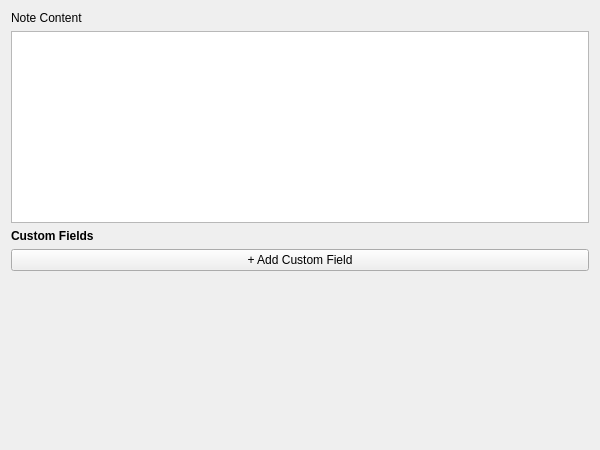
<?xml version="1.0" encoding="UTF-8"?>
<ui version="4.0">
 <class>EditNoteItemClass</class>
 <widget class="QWidget" name="EditNoteItemClass">
  <property name="geometry">
   <rect>
    <x>0</x>
    <y>0</y>
    <width>600</width>
    <height>450</height>
   </rect>
  </property>
  <property name="windowTitle">
   <string>EditNoteItem</string>
  </property>
  <layout class="QVBoxLayout" name="verticalLayout">
   <item>
    <widget class="QLabel" name="noteLabel">
     <property name="text">
      <string>Note Content</string>
     </property>
    </widget>
   </item>
   <item>
    <widget class="CappedPlainTextEdit" name="noteInput">
     <property name="minimumSize">
      <size>
       <width>0</width>
       <height>120</height>
      </size>
     </property>
    </widget>
   </item>
   <item>
    <widget class="QLabel" name="customFieldsLabel">
     <property name="text">
      <string>Custom Fields</string>
     </property>
     <property name="font">
      <font>
       <bold>true</bold>
      </font>
     </property>
    </widget>
   </item>
   <item>
    <layout class="QVBoxLayout" name="fieldsLayout">
     <property name="spacing">
      <number>6</number>
     </property>
    </layout>
   </item>
   <item>
    <widget class="QPushButton" name="addFieldButton">
     <property name="text">
      <string>+ Add Custom Field</string>
     </property>
    </widget>
   </item>
   <item>
    <spacer name="verticalSpacer">
     <property name="orientation">
      <enum>Qt::Orientation::Vertical</enum>
     </property>
     <property name="sizeHint" stdset="0">
      <size>
       <width>20</width>
       <height>40</height>
      </size>
     </property>
    </spacer>
   </item>
  </layout>
 </widget>
 <layoutdefault spacing="6" margin="11"/>
 <customwidgets>
  <customwidget>
   <class>CappedPlainTextEdit</class>
   <extends>QPlainTextEdit</extends>
   <header>../Components/CappedPlainTextEdit.h</header>
  </customwidget>
 </customwidgets>
 <resources/>
 <connections/>
</ui>
